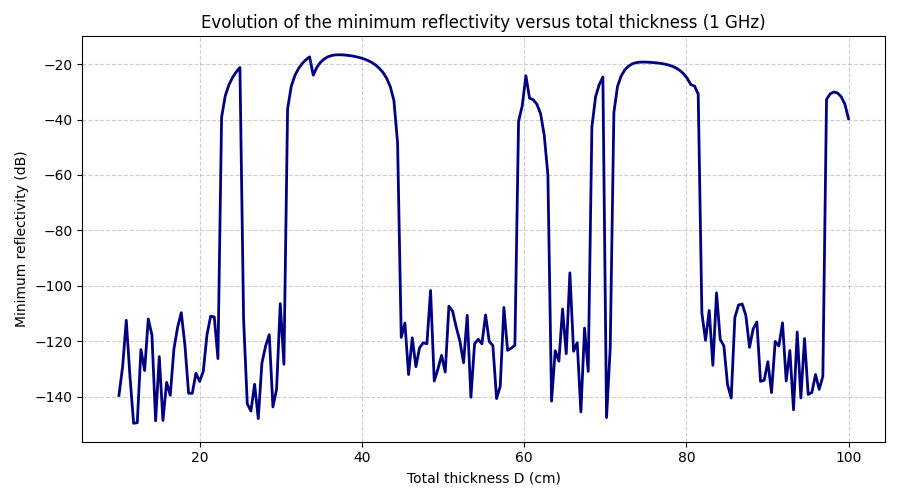

This figure's Python source:
import numpy as np
import matplotlib.pyplot as plt
from scipy.optimize import minimize
from tqdm import tqdm  # progress bar (pip install tqdm)

# === Physical constants ===
eps0 = 8.854187817e-12  # F/m
c0 = 3e8
eps_rp = 1.4
f = 1e9
omega = 2 * np.pi * f


# === Physical functions ===
def layer_params(sigma):
    """Return (n, k) for a given layer: complex refractive index and wavenumber."""
    eps_r = eps_rp + 1j * sigma / (omega * eps0)
    n = np.sqrt(eps_r)
    k = omega / c0 * n
    return n, k


def R_trilayer(sigmas, D):
    """Compute reflectivity R for a tri-layer over PEC (equal thicknesses D/3)."""
    sigma1, sigma2, sigma3 = sigmas
    d = D / 3.0
    n0 = 1.0  # air
    n1, k1 = layer_params(sigma1)
    n2, k2 = layer_params(sigma2)
    n3, k3 = layer_params(sigma3)
    beta1, beta2, beta3 = k1 * d, k2 * d, k3 * d

    # Fresnel coefficients
    def r(nL, nR):
        return (nL - nR) / (nL + nR)

    r34_eff = -1.0  # layer 3 / PEC
    r23 = r(n2, n3)
    r23_eff = (r23 + r34_eff * np.exp(2j * beta3)) / (1 + r23 * r34_eff * np.exp(2j * beta3))
    r12 = r(n1, n2)
    r12_eff = (r12 + r23_eff * np.exp(2j * beta2)) / (1 + r12 * r23_eff * np.exp(2j * beta2))
    r01 = r(n0, n1)
    r01_eff = (r01 + r12_eff * np.exp(2j * beta1)) / (1 + r01 * r12_eff * np.exp(2j * beta1))
    R = np.abs(r01_eff) ** 2
    return R


def objective(sigmas, D):
    """Objective function: minimize reflectivity."""
    return R_trilayer(sigmas, D)


# === Thickness sweep ===
Ds = np.linspace(0.10, 1.00, 200)  # 200 points between 10 cm and 1 m
Rmins = []

print("Optimizing conductivities for each total thickness...\n")

for D in tqdm(Ds):
    # Initial guess depending on D
    if D < 0.25:
        x0 = [0.05, 0.3, 2.0]
    elif D < 0.5:
        x0 = [0.01, 0.05, 0.5]
    else:
        x0 = [0.01, 0.03, 0.1]

    bounds = [(1e-4, 120)] * 3
    res = minimize(objective, x0=x0, args=(D,), method='L-BFGS-B', bounds=bounds)
    if not res.success:
        tqdm.write(f"Optimization did not fully converge for D={D:.2f} m")

    R_opt = R_trilayer(res.x, D)
    Rmins.append(R_opt)


# === Plotting ===
Rmins = np.array(Rmins)
Rmins_dB = 10 * np.log10(Rmins)

plt.figure(figsize=(9, 5))
plt.plot(Ds * 100, Rmins_dB, '-', color='navy', linewidth=2)
plt.xlabel("Total thickness D (cm)")
plt.ylabel("Minimum reflectivity (dB)")
plt.title("Evolution of the minimum reflectivity versus total thickness (1 GHz)")
plt.grid(True, which='both', linestyle='--', alpha=0.6)
plt.tight_layout()
plt.show()
